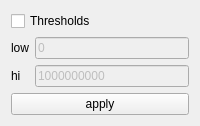
   <widget class="QWidget" name="tab">
    <attribute name="title">
     <string>Thresholds</string>
    </attribute>
    <layout class="QGridLayout">
     <item row="1" column="1">
      <widget class="QLineEdit" name="loLim">
       <property name="enabled">
        <bool>false</bool>
       </property>
       <property name="text">
        <string>0</string>
       </property>
      </widget>
     </item>
     <item row="1" column="0">
      <widget class="QLabel" name="textLabel1_6">
       <property name="text">
        <string>low</string>
       </property>
       <property name="wordWrap">
        <bool>false</bool>
       </property>
      </widget>
     </item>
     <item row="2" column="0">
      <widget class="QLabel" name="textLabel1_6_2">
       <property name="text">
        <string>hi</string>
       </property>
       <property name="wordWrap">
        <bool>false</bool>
       </property>
      </widget>
     </item>
     <item row="2" column="1">
      <widget class="QLineEdit" name="hiLim">
       <property name="enabled">
        <bool>false</bool>
       </property>
       <property name="text">
        <string>1000000000</string>
       </property>
      </widget>
     </item>
     <item row="3" column="0" colspan="2">
      <widget class="QPushButton" name="applyDispThreshButton">
       <property name="text">
        <string>apply</string>
       </property>
      </widget>
     </item>
     <item row="0" column="0" colspan="2">
      <widget class="QCheckBox" name="useThresh">
       <property name="text">
        <string>Thresholds</string>
       </property>
      </widget>
     </item>
    </layout>
   </widget>
